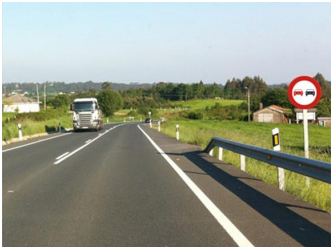
#> input picture Images/image9.jpg, 333 x 248 px, found by its file name
$ python main.py
#> lines starting #> are read from the running program, lines starting #| are printed output that depends on the picture; after the words box and inside, x2 and y2 are one past the last pixel; in counts of white or black regions, pixels touching at a corner belong together
import cv2
import numpy as np
import matplotlib.pyplot as plt
import imutils


def contrastLimit(img):
    # Converting image to LAB Color so CLAHE can be applied to the luminance channel
    lab_img = cv2.cvtColor(img, cv2.COLOR_BGR2LAB)
    # Splitting the LAB image to L, A and B channels, respectively
    l, a, b = cv2.split(lab_img)
    # Apply histogram equalization to the L channel
    equ = cv2.equalizeHist(l)
    # Combine the Hist. equalized L-channel back with A and B channels
    updated_lab_img = cv2.merge((equ, a, b))
    # Convert LAB image back to color (RGB)
    hist_eq_img = cv2.cvtColor(updated_lab_img, cv2.COLOR_LAB2BGR)
    # Apply CLAHE to L channel
    clahe = cv2.createCLAHE(clipLimit=3.0, tileGridSize=(8, 8))
    clahe_img = clahe.apply(l)
    # Combine the CLAHE enhanced L-channel back with A and B channels
    updated_lab_img2 = cv2.merge((clahe_img, a, b))
    # Convert LAB image back to color (RGB)
    CLAHE_IMG = cv2.cvtColor(updated_lab_img2, cv2.COLOR_LAB2BGR)
    return CLAHE_IMG


def readImage(file):
    return cv2.imread(file, 1)


def canny(gray_img):
    return cv2.Canny(gray_img, 200, 200)


def removeSmallComponents(image, threshold):
    # find all your connected components (white blobs in your image)
    nb_components, output, stats, centroids = cv2.connectedComponentsWithStats(image, connectivity=8)
    sizes = stats[1:, -1];
    nb_components = nb_components - 1

    img2 = np.zeros((output.shape), dtype=np.uint8)
    # for every component in the image, you keep it only if it's above threshold
    for i in range(0, nb_components):
        if sizes[i] >= threshold:
            img2[output == i + 1] = 255
    return img2


def resizeImg(img):
    return cv2.resize(img, (480, 480))


def preprocess_img(img):
    image = contrastLimit(img)
    image = canny(image)
    return image


def findContour(image):
    # find contours in the thresholded image
    return cv2.findContours(image.astype(np.uint8), cv2.RETR_EXTERNAL, cv2.CHAIN_APPROX_NONE)


def findCenterObject(contours, image):
    cnts = imutils.grab_contours(contours)
    for c in cnts:
        # compute the center of the contour
        M = cv2.moments(c)
        cX = int(M["m10"] / M["m00"])
        cY = int(M["m01"] / M["m00"])


# [6 lines of commented-out code are left out]


def main():
    original_img = readImage('image9.jpg')
#> in readImage, returned value is the input picture: shape (248, 333, 3); mean B, G, R 139.5, 154.3, 150.2
    resized_img = resizeImg(original_img)
    preprocessing_img = preprocess_img(resized_img)
#> in contrastLimit, `lab_img = cv2.cvtColor(img, cv2.COLOR_BGR2LAB)`: lab_img: shape (480, 480, 3); mean of channels 0, 1, 2 158.7, 124.5, 135.8
#> in contrastLimit, `l, a, b = cv2.split(lab_img)`:
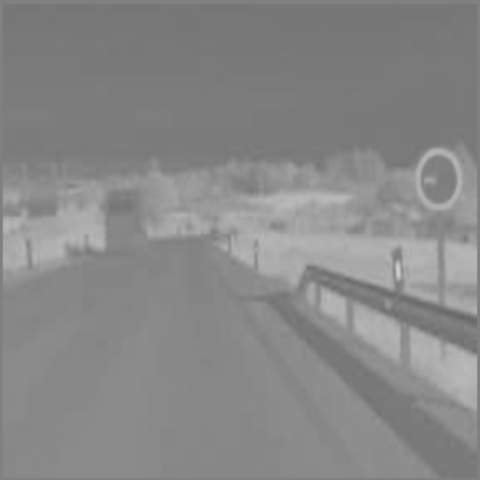
#> b: shape (480, 480); min 103, max 209, mean 135.8
#> in contrastLimit, `updated_lab_img = cv2.merge((equ, a, b))`: updated_lab_img: shape (480, 480, 3); mean of channels 0, 1, 2 128.8, 124.5, 135.8
#> in contrastLimit, `hist_eq_img = cv2.cvtColor(updated_lab_img, cv2.COLOR_LAB2BGR)`:
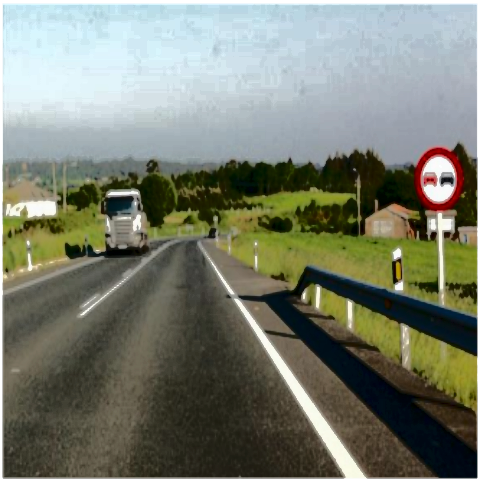
#> hist_eq_img: shape (480, 480, 3); mean B, G, R 111.7, 125.6, 121.2
#> in contrastLimit, `clahe_img = clahe.apply(l)`:
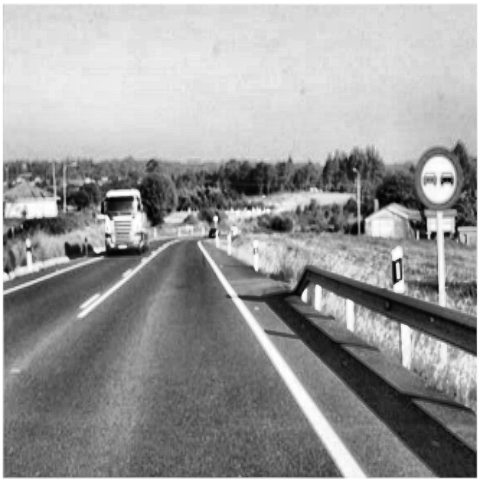
#> clahe_img: shape (480, 480); min 1, max 255, mean 154.1
#> in contrastLimit, `updated_lab_img2 = cv2.merge((clahe_img, a, b))`: updated_lab_img2: shape (480, 480, 3); mean of channels 0, 1, 2 154.1, 124.5, 135.8
#> in contrastLimit, `CLAHE_IMG = cv2.cvtColor(updated_lab_img2, cv2.COLOR_LAB2BGR)`:
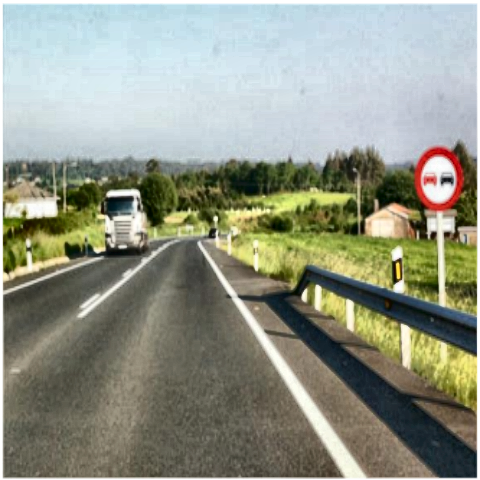
#> CLAHE_IMG: shape (480, 480, 3); mean B, G, R 135.1, 150, 145.9
#> in canny, `return cv2.Canny(gray_img, 200, 200)`:
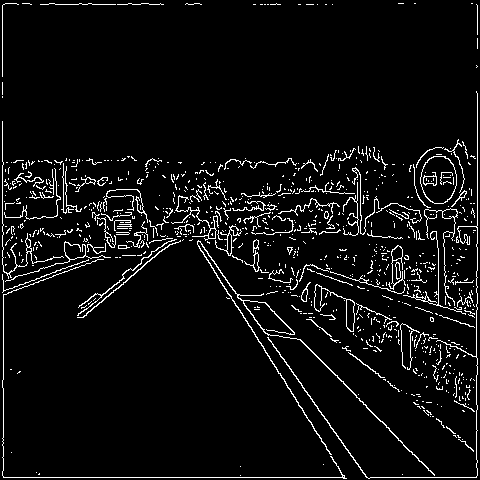
#> returned value: shape (480, 480); 5.5% white in thin lines or dots
    filter_small_comp = removeSmallComponents(preprocessing_img, 150)
#> in removeSmallComponents, `nb_components, output, stats, centroids = cv2.connectedComponentsWithS..`:
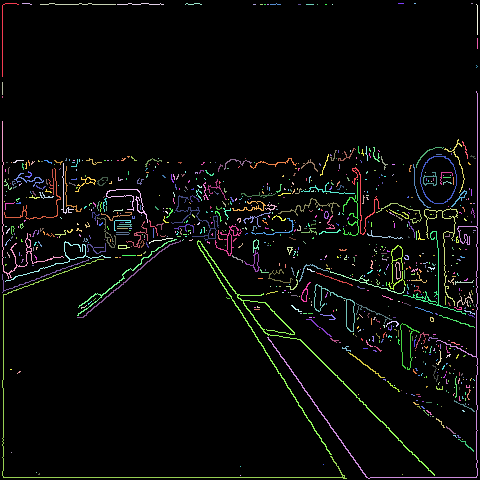
#> output: shape (480, 480) int32; 871 distinct labels, from 0 to 870; one colour per label, 0 black
#> in removeSmallComponents, `nb_components, output, stats, centroids = cv2.connectedComponentsWithS..`: nb_components = 871; stats = 871 rows, first 6: [0, 0, 480, 480, 217789], [2, 3, 17, 74, 88], [22, 3, 10, 2, 10], [40, 3, 76, 2, 76], [117, 3, 47, 2, 47], [185, 3, 17, 2, 17]; centroids = 871 pairs, first value 2 to 477, second value 3 to 475
#> in removeSmallComponents, `sizes = stats[1:, -1];`: sizes = 870 values, max 950 at index 485, min 1 at index 15, mean 14.5
#> in removeSmallComponents, `nb_components = nb_components - 1`: nb_components = 870
#> after the loop in removeSmallComponents, `for i in range(0, nb_components):`:
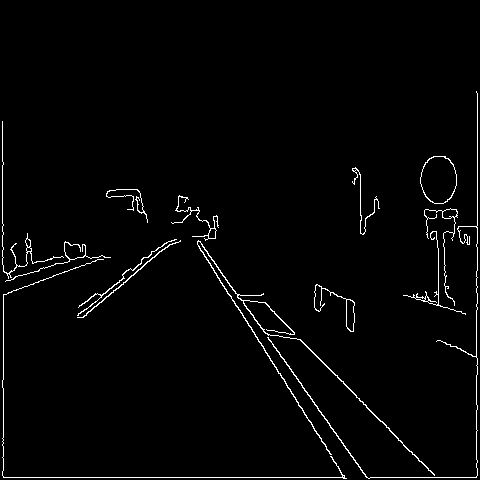
#> img2: shape (480, 480); 2% white in thin lines or dots, all inside (x1, y1, x2, y2) = (2, 91, 478, 479)
    contour_img = findContour(filter_small_comp)
#> contour_img = 14 contours; largest, box (x1, y1, x2, y2) and area: (420, 156, 457, 204) 1352, (197, 240, 435, 476) 348, (314, 284, 355, 332) 242, (424, 208, 458, 306) 130, (267, 91, 478, 479) 121
    findCenterObject(contour_img, resized_img)
#> in findCenterObject, `cnts = imutils.grab_contours(contours)`: cnts has the same summary as contour_img in main
#> the loop in findCenterObject, `for c in cnts:` made 14 passes
#> (cX, cY) on passes 1 to 12: (348, 313), (221, 398), (64, 255), (294, 354), (127, 278), (117, 280), (425, 293), (448, 218), (205, 226), (134, 202), (360, 190), (438, 179)
    # [7 lines of commented-out code are left out]
    cv2.waitKey(0)
    cv2.destroyAllWindows()


main()

$ run again, with Images/image2.jpg copied over Images/image9.jpg
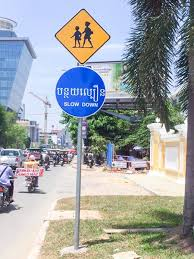
#> input picture Images/image2.jpg, 194 x 259 px, found by its file name
#> in readImage, returned value is the input picture: shape (259, 194, 3); mean B, G, R 165.1, 162.7, 158
#> lab_img: shape (480, 480, 3); mean of channels 0, 1, 2 168.4, 128.3, 126.5
#> updated_lab_img: shape (480, 480, 3); mean of channels 0, 1, 2 128.3, 128.3, 126.5
#> updated_lab_img2: shape (480, 480, 3); mean of channels 0, 1, 2 153.4, 128.3, 126.5
#> in removeSmallComponents, `nb_components, output, stats, centroids = cv2.connectedComponentsWithS..`:
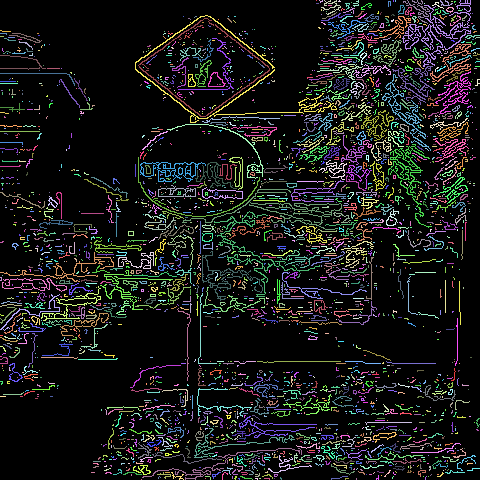
#> output: shape (480, 480) int32; 2586 distinct labels, from 0 to 2585; one colour per label, 0 black
#> in removeSmallComponents, `nb_components, output, stats, centroids = cv2.connectedComponentsWithS..`: nb_components = 2586; stats = 2586 rows, first 6: [0, 0, 480, 480, 195279], [316, 0, 1, 1, 1], [319, 0, 4, 3, 6], [321, 0, 20, 15, 77], [338, 0, 3, 2, 4], [353, 0, 6, 7, 18]; centroids = 2586 pairs, first value 0.5 to 477.4, second value 0 to 479
#> sizes = 2585 values, max 759 at index 42, min 1 at index 0, mean 13.59
#> in removeSmallComponents, `nb_components = nb_components - 1`: nb_components = 2585
#> after the loop in removeSmallComponents, `for i in range(0, nb_components):`:
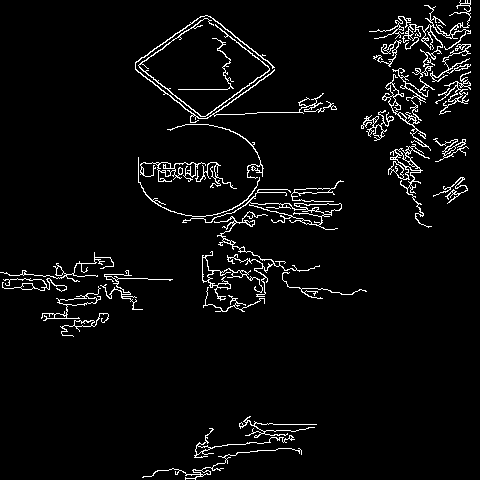
#> img2: shape (480, 480); 4.2% white in thin lines or dots
#> contour_img = 32 contours; largest, box (x1, y1, x2, y2) and area: (388, 144, 432, 228) 458, (182, 189, 342, 230) 385, (382, 74, 431, 151) 366, (202, 251, 263, 301) 326, (41, 286, 101, 321) 274
#> cnts has the same summary as contour_img in main
#> the loop in findCenterObject, `for c in cnts:` made 32 passes
#> (cX, cY) on passes 1 to 8: (202, 470), (216, 445), (252, 426), (83, 323), (232, 303), (73, 304), (31, 285), (317, 289)

$ run again, with Images/image3.jpg copied over Images/image9.jpg
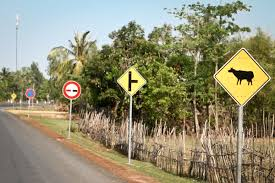
#> input picture Images/image3.jpg, 275 x 183 px, found by its file name
#> in readImage, returned value is the input picture: shape (183, 275, 3); mean B, G, R 113.9, 141.1, 145.2
#> lab_img: shape (480, 480, 3); mean of channels 0, 1, 2 147.3, 125.8, 143.6
#> updated_lab_img: shape (480, 480, 3); mean of channels 0, 1, 2 128.2, 125.8, 143.6
#> updated_lab_img2: shape (480, 480, 3); mean of channels 0, 1, 2 144, 125.8, 143.6
#> in canny, `return cv2.Canny(gray_img, 200, 200)`:
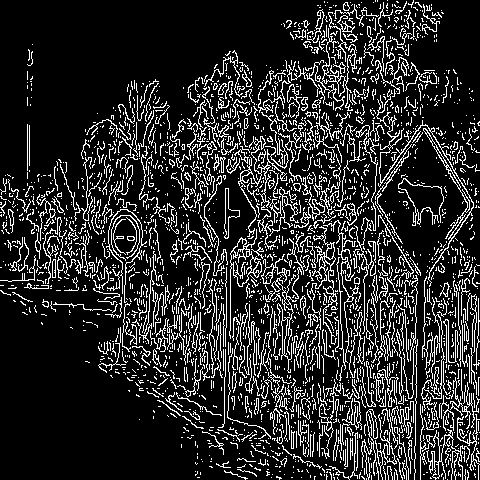
#> returned value: shape (480, 480); 16.7% white in thin lines or dots
#> in removeSmallComponents, `nb_components, output, stats, centroids = cv2.connectedComponentsWithS..`: nb_components = 2466; stats = 2466 rows, first 6: [0, 0, 480, 480, 191971], [324, 1, 1, 2, 2], [375, 0, 1, 2, 2], [377, 0, 1, 2, 2], [387, 0, 1, 1, 1], [396, 1, 3, 2, 4]; centroids = 2466 pairs, first value 0.5 to 479, second value 0 to 479
#> sizes = 2465 values, max 987 at index 285, min 1 at index 3, mean 15.59
#> in removeSmallComponents, `nb_components = nb_components - 1`: nb_components = 2465
#> after the loop in removeSmallComponents, `for i in range(0, nb_components):`:
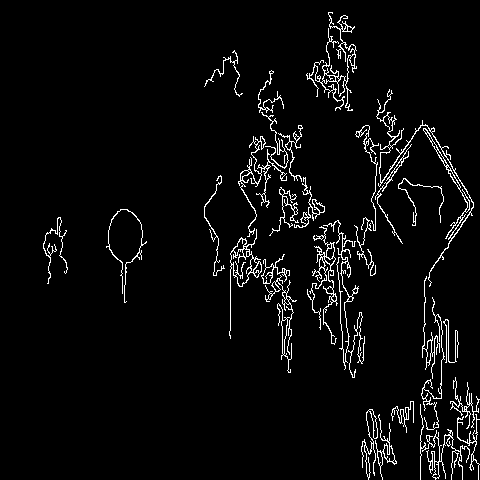
#> img2: shape (480, 480); 4.1% white in thin lines or dots, all inside (x1, y1, x2, y2) = (43, 12, 480, 480)
#> contour_img = 31 contours, 2 with area under 20; largest, box (x1, y1, x2, y2) and area: (229, 229, 262, 339) 822, (376, 89, 474, 287) 410, (307, 226, 338, 345) 378, (306, 12, 357, 111) 324, (265, 275, 297, 373) 254
#> cnts has the same summary as contour_img in main
#> the loop in findCenterObject, `for c in cnts:` made 31 passes
#> (cX, cY) on passes 1 to 8: (468, 443), (385, 454), (373, 428), (438, 456), (405, 412), (463, 407), (447, 335), (356, 352)

$ run again, with Images/image4.jpg copied over Images/image9.jpg
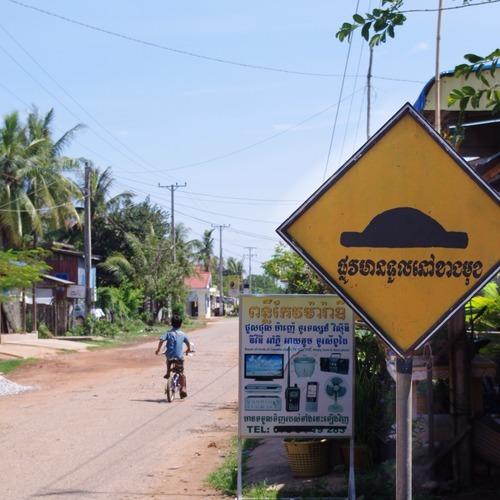
#> input picture Images/image4.jpg, 500 x 500 px, found by its file name
#> in readImage, returned value is the input picture: shape (500, 500, 3); mean B, G, R 142.1, 139.9, 139
#> lab_img: shape (480, 480, 3); mean of channels 0, 1, 2 145.6, 129.6, 127.5
#> updated_lab_img: shape (480, 480, 3); mean of channels 0, 1, 2 128.6, 129.6, 127.5
#> updated_lab_img2: shape (480, 480, 3); mean of channels 0, 1, 2 154.6, 129.6, 127.5
#> output: shape (480, 480) int32; 1772 distinct labels, from 0 to 1771
#> in removeSmallComponents, `nb_components, output, stats, centroids = cv2.connectedComponentsWithS..`: nb_components = 1772; stats = 1772 rows, first 6: [0, 0, 480, 480, 202817], [9, 1, 7, 3, 7], [15, 1, 3, 1, 3], [341, 0, 3, 12, 12], [343, 0, 3, 12, 12], [264, 0, 158, 254, 833]; centroids = 1772 pairs, first value 0 to 478.5, second value 0 to 479
#> sizes = 1771 values, max 1079 at index 225, min 1 at index 5, mean 15.57
#> in removeSmallComponents, `nb_components = nb_components - 1`: nb_components = 1771
#> after the loop in removeSmallComponents, `for i in range(0, nb_components):`:
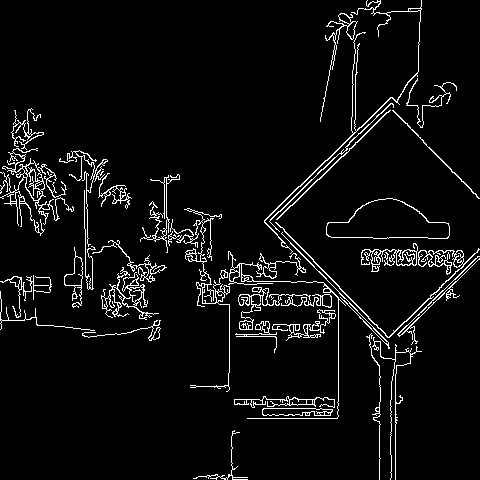
#> img2: shape (480, 480); 5.3% white in thin lines or dots
#> contour_img = 34 contours, 3 with area under 20; largest, box (x1, y1, x2, y2) and area: (326, 198, 450, 239) 3196, (0, 148, 74, 236) 812, (361, 243, 418, 272) 474, (275, 222, 480, 338) 433, (262, 408, 333, 416) 425
#> cnts has the same summary as contour_img in main
#> the loop in findCenterObject, `for c in cnts:` made 34 passes
#> (cX, cY) on passes 1 to 8: (223, 470), (295, 411), (277, 401), (393, 370), (375, 390), (262, 327), (152, 332), (310, 324)
